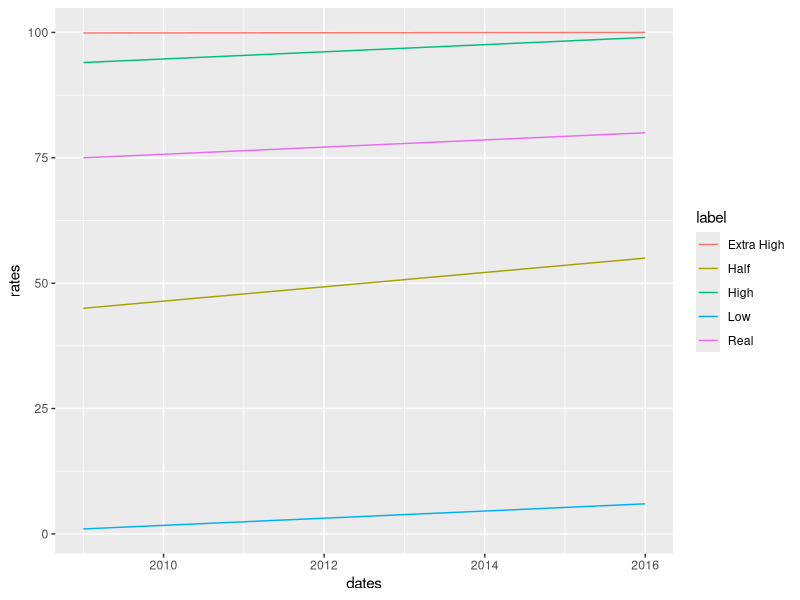
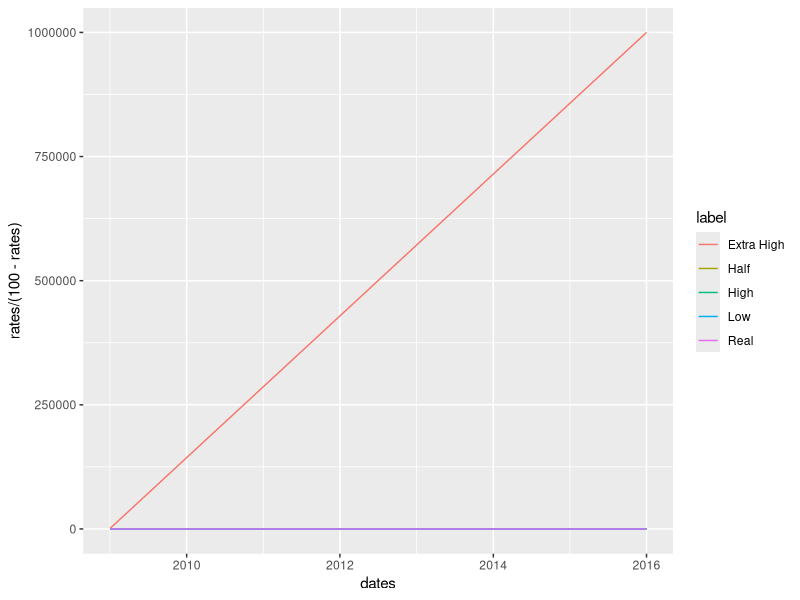
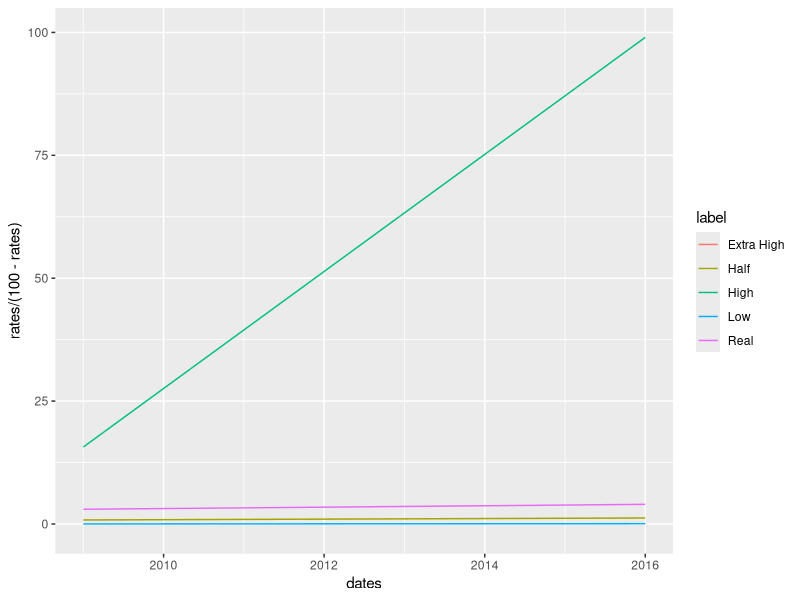
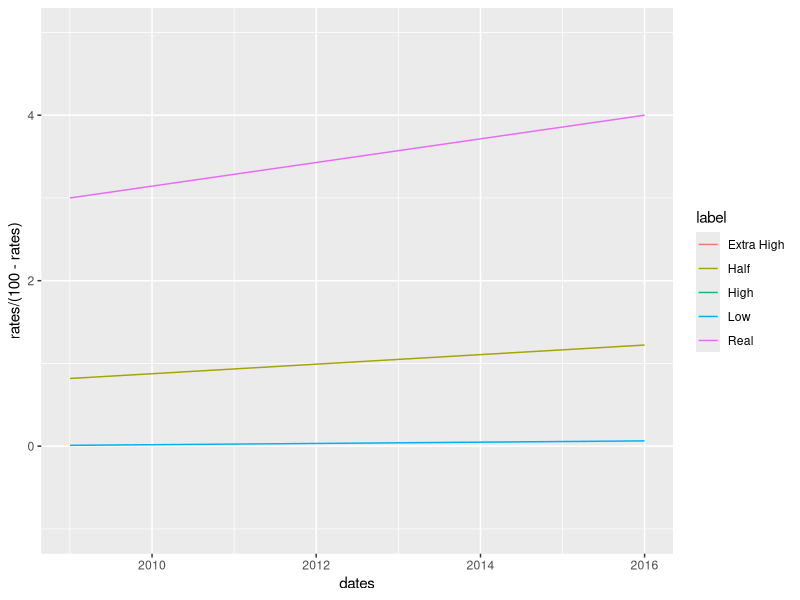
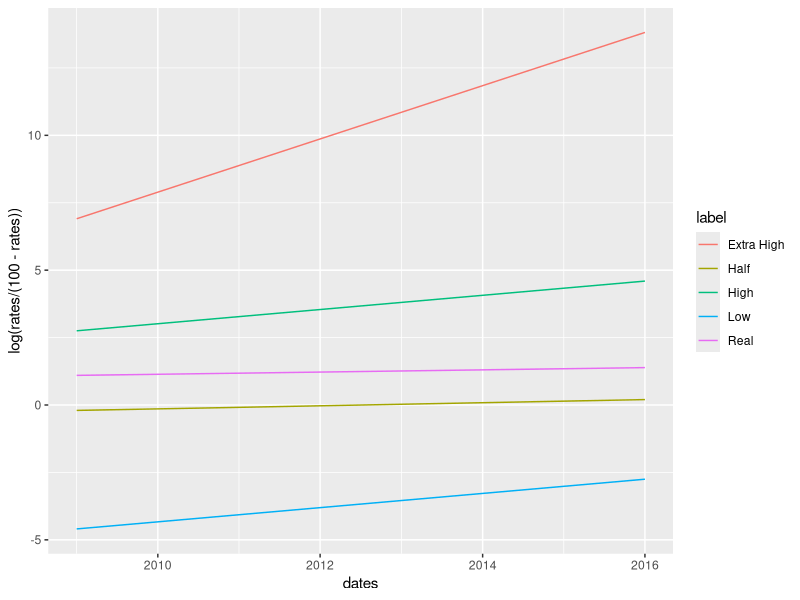

Write R code to recreate these figures, in order.
## ---- chunk 1
library(ggplot2)
## ---- chunk 2
dates <- as.Date(c("2009-01-01", "2016-01-01"))
rates_label <- c("Real", "Half", "High", "Low", "Extra High")
rates <- c(75, 80, 45, 55, 94, 99, 1, 6, 99.9, 99.9999)
graduation_rates = data.frame(dates=rep(dates, 5),
                              label=rep(rates_label, each=2),
                              rates=rates)
ggplot(graduation_rates, aes(x=dates, y=rates, color=label)) + geom_line()
## ---- chunk 3
ggplot(graduation_rates, aes(x=dates, y=rates/(100-rates), color=label)) + geom_line()
ggplot(graduation_rates, aes(x=dates, y=rates/(100-rates), color=label)) + geom_line() + ylim(-1, 100)
ggplot(graduation_rates, aes(x=dates, y=rates/(100-rates), color=label)) + geom_line() + ylim(-1,5)
## ---- chunk 4
ggplot(graduation_rates, aes(x=dates, y=log(rates/(100-rates)), color=label)) +
  geom_line()
## ---- chunk 5
#I'm sure there is a prettier way of doing this, I'm still learning, sorry :S
lor_rates_2009 <-
  log(graduation_rates[dates == as.Date("2009-01-01"), ][["rates"]]/(100-graduation_rates[dates == as.Date("2009-01-01"), ][["rates"]]))
lor_rates_2016 <-
  log(graduation_rates[dates == as.Date("2016-01-01"), ][["rates"]]/(100-graduation_rates[dates == as.Date("2016-01-01"), ][["rates"]]))

lor_rates_diff <- data.frame(label=rates_label, lor_rate_diff=lor_rates_2016 - lor_rates_2009)
lor_rates_diff$factor <- exp(lor_rates_diff$lor_rate_diff)
lor_rates_diff[order(lor_rates_diff$lor_rate_diff), ]
